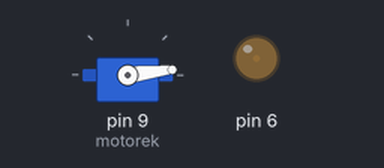
A sketch run on a simulated Arduino Uno, built with avr-gcc and run on an emulated ATmega328P. Parts: servo, output pins drawn as LEDs (lit = HIGH).

Above: at 0.05 s.
At 0.45 s:
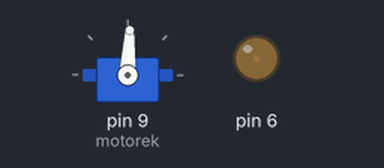
At 0.9 s:
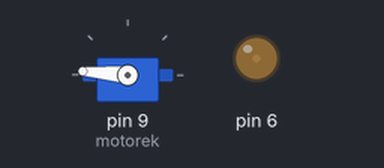
At 1.75 s:
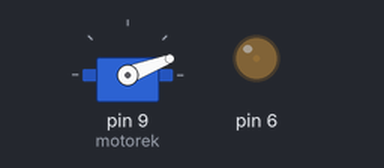
Timing chart, 0 to 4.3 s (numbered marks = the images above):
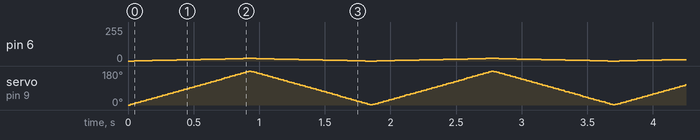

The sketch:

MotorekPlynnyRuchDwieStronySwieciMap.ino
```cpp
#include <Servo.h>

Servo motorek;

void setup() {
    motorek.attach(9);
    pinMode(6, OUTPUT);
}

void loop() {

  for( int kat = 0; kat < 180; kat++) {
    motorek.write(kat);
    int jasnosc = map(kat, 0, 180, 0, 20);
    analogWrite(6, jasnosc);
    delay(5);
  }


  for( int kat = 180; kat > 0; kat--) {
    motorek.write(kat);
    int jasnosc = map(kat, 0, 180, 0, 20);
    analogWrite(6, jasnosc);
    delay(5);
  }

}
```
